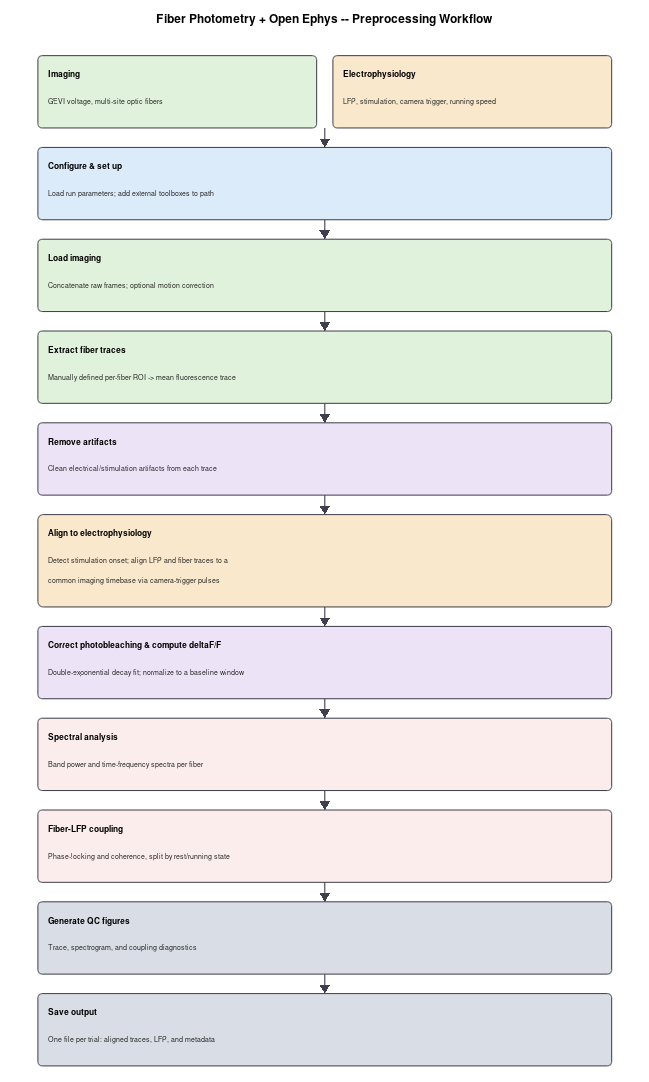
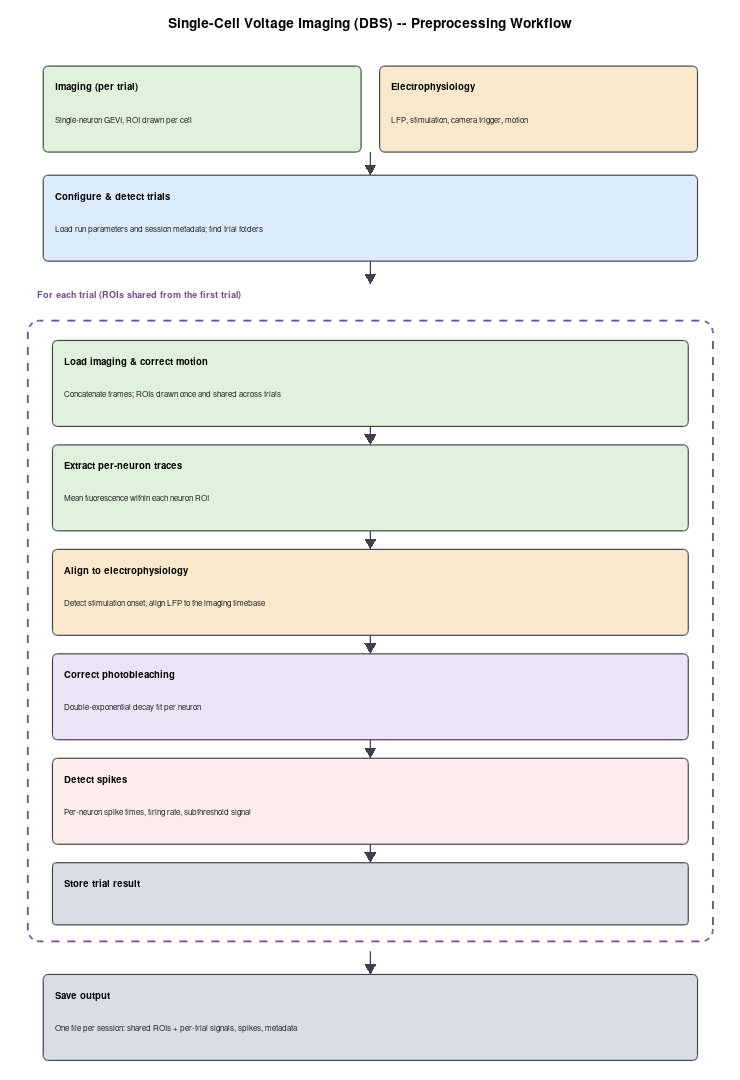

The MATLAB source for these figures, in order:
%% make_workflow_schematics.m
%  Renders the two preprocessing workflow schematics as JPG images.
%  Pure plotting (no toolboxes, no data) -> run and collect the .jpg files.
%
%  Outputs (next to this script):
%    fiber_preprocessing_schematic.jpg
%    cellular_preprocessing_schematic.jpg
%
%  Design: each box's height is derived from its number of body lines (see
%  box()), so text can never overflow its box regardless of content changes.
%  Keep body text to short, one-line-per-step summaries -- this is a
%  workflow overview, not an implementation walkthrough (see each
%  pipeline's own README.md for full detail).

function make_workflow_schematics()
    out_dir = fileparts(mfilename('fullpath'));
    draw_fiber(fullfile(out_dir, 'fiber_preprocessing_schematic.jpg'));
    draw_cellular(fullfile(out_dir, 'cellular_preprocessing_schematic.jpg'));
    fprintf('Done. Wrote 2 JPGs to %s\n', out_dir);
end

% ---------- palette ----------
function c = col(name)
    switch name
        case 'input',   c = [0.86 0.92 0.98];  % light blue
        case 'imaging', c = [0.88 0.95 0.86];  % light green
        case 'ephys',   c = [0.98 0.91 0.80];  % light orange
        case 'proc',    c = [0.93 0.89 0.97];  % light purple
        case 'analysis',c = [0.99 0.93 0.93];  % light red
        case 'output',  c = [0.85 0.87 0.90];  % grey
        case 'edge',    c = [0.25 0.25 0.30];
        otherwise,      c = [0.95 0.95 0.95];
    end
end

% ---------- primitives ----------
function h = box(x, y_top, w, ttl, body_lines, fillname)
%BOX  Draw a box whose height is derived from its content, so text can
%     never overflow. body_lines is a cell array of short strings (one per
%     line); pass {} for a title-only box. Returns the box height so the
%     caller can stack the next box below it.
    TITLE_H  = 0.50;
    LINE_H   = 0.36;
    PAD_TOP  = 0.24;
    PAD_BOT  = 0.20;

    n = numel(body_lines);
    h = PAD_TOP + TITLE_H + n*LINE_H + PAD_BOT;
    y = y_top - h;

    rectangle('Position',[x y w h],'Curvature',0.12,'FaceColor',col(fillname), ...
        'EdgeColor',col('edge'),'LineWidth',1.3);
    text(x+0.20, y_top-PAD_TOP, ttl, 'FontWeight','bold','FontSize',10.5, ...
        'VerticalAlignment','top','Interpreter','none');
    for i = 1:n
        ty = y_top - PAD_TOP - TITLE_H - (i-1)*LINE_H;
        text(x+0.20, ty, body_lines{i}, 'FontSize',9, ...
            'VerticalAlignment','top','Interpreter','none','Color',[0.15 0.15 0.15]);
    end
end

function arrow(x, y1, y2)
    % vertical down arrow from y1 (top) to y2 (bottom)
    annline(x, y1, x, y2);
    hw = 0.10; hh = 0.16;
    patch([x-hw x+hw x], [y2+hh y2+hh y2], col('edge'), 'EdgeColor','none');
end

function annline(x1,y1,x2,y2)
    line([x1 x2],[y1 y2],'Color',col('edge'),'LineWidth',1.4);
end

function newfig(ttl, W, H)
    figure('Color','w','Units','pixels','Position',[60 60 W*95 H*95]);
    axes('Position',[0 0 1 1]); hold on; axis off;
    xlim([0 W]); ylim([0 H]);
    text(W/2, H-0.35, ttl, 'FontWeight','bold','FontSize',15, ...
        'HorizontalAlignment','center','Interpreter','none');
end

function save_jpg(fig_path, y_used, H)
    % Trim unused canvas below the last box before saving.
    ylim([max(y_used-0.3, 0), H]);
    set(gcf,'PaperPositionMode','auto');
    print(gcf, fig_path, '-djpeg', '-r150');
    close(gcf);
    fprintf('  wrote %s\n', fig_path);
end

% ============================================================== FIBER
function draw_fiber(fig_path)
    W = 12; H = 20;
    newfig('Fiber Photometry + Open Ephys -- Preprocessing Workflow', W, H);

    bw = 10.6; bx = 0.7;
    gap = 0.35;
    y = H-1.0;

    % --- inputs: two side-by-side ---
    iw = 5.15;
    h1 = box(bx, y, iw, 'Imaging', {'GEVI voltage, multi-site optic fibers'}, 'imaging');
    box(bx+iw+0.3, y, iw, 'Electrophysiology', {'LFP, stimulation, camera trigger, running speed'}, 'ephys');
    y = y - h1 - gap;

    arrow(bx+bw/2, y+gap, y);

    h = box(bx, y, bw, 'Configure & set up', {'Load run parameters; add external toolboxes to path'}, 'input');
    y = y-h; arrow(bx+bw/2, y, y-gap); y = y-gap;

    h = box(bx, y, bw, 'Load imaging', {'Concatenate raw frames; optional motion correction'}, 'imaging');
    y = y-h; arrow(bx+bw/2, y, y-gap); y = y-gap;

    h = box(bx, y, bw, 'Extract fiber traces', {'Manually defined per-fiber ROI -> mean fluorescence trace'}, 'imaging');
    y = y-h; arrow(bx+bw/2, y, y-gap); y = y-gap;

    h = box(bx, y, bw, 'Remove artifacts', {'Clean electrical/stimulation artifacts from each trace'}, 'proc');
    y = y-h; arrow(bx+bw/2, y, y-gap); y = y-gap;

    h = box(bx, y, bw, 'Align to electrophysiology', ...
        {'Detect stimulation onset; align LFP and fiber traces to a', ...
         'common imaging timebase via camera-trigger pulses'}, 'ephys');
    y = y-h; arrow(bx+bw/2, y, y-gap); y = y-gap;

    h = box(bx, y, bw, 'Correct photobleaching & compute deltaF/F', ...
        {'Double-exponential decay fit; normalize to a baseline window'}, 'proc');
    y = y-h; arrow(bx+bw/2, y, y-gap); y = y-gap;

    h = box(bx, y, bw, 'Spectral analysis', {'Band power and time-frequency spectra per fiber'}, 'analysis');
    y = y-h; arrow(bx+bw/2, y, y-gap); y = y-gap;

    h = box(bx, y, bw, 'Fiber-LFP coupling', ...
        {'Phase-locking and coherence, split by rest/running state'}, 'analysis');
    y = y-h; arrow(bx+bw/2, y, y-gap); y = y-gap;

    h = box(bx, y, bw, 'Generate QC figures', {'Trace, spectrogram, and coupling diagnostics'}, 'output');
    y = y-h; arrow(bx+bw/2, y, y-gap); y = y-gap;

    h = box(bx, y, bw, 'Save output', ...
        {'One file per trial: aligned traces, LFP, and metadata'}, 'output');
    y = y-h;

    save_jpg(fig_path, y, H);
end

% ============================================================== CELLULAR
function draw_cellular(fig_path)
    W = 12; H = 17.5;
    newfig('Single-Cell Voltage Imaging (DBS) -- Preprocessing Workflow', W, H);

    bw = 10.6; bx = 0.7;
    gap = 0.35;
    y = H-1.0;

    iw = 5.15;
    h1 = box(bx, y, iw, 'Imaging (per trial)', {'Single-neuron GEVI, ROI drawn per cell'}, 'imaging');
    box(bx+iw+0.3, y, iw, 'Electrophysiology', {'LFP, stimulation, camera trigger, motion'}, 'ephys');
    y = y - h1 - gap;
    arrow(bx+bw/2, y+gap, y);

    h = box(bx, y, bw, 'Configure & detect trials', ...
        {'Load run parameters and session metadata; find trial folders'}, 'input');
    y = y-h; arrow(bx+bw/2, y, y-gap); y = y-gap;

    % --- per-trial loop frame: reserve a dedicated label band above the
    %     dashed border, rather than relying on clearance above the border
    %     line (which let the label text touch it) ---
    label_h = 0.55;
    text(bx-0.1, y-0.08, 'For each trial (ROIs shared from the first trial)', ...
        'FontWeight','bold','FontSize',10,'Color',[0.45 0.30 0.55], ...
        'VerticalAlignment','top','Interpreter','none');
    loop_top = y - label_h;
    yt = loop_top - 0.30;

    yt2 = box(bx+0.15, yt, bw-0.3, 'Load imaging & correct motion', ...
        {'Concatenate frames; ROIs drawn once and shared across trials'}, 'imaging');
    yt = yt - yt2; arrow(bx+bw/2, yt, yt-0.28); yt = yt-0.28;

    yt2 = box(bx+0.15, yt, bw-0.3, 'Extract per-neuron traces', ...
        {'Mean fluorescence within each neuron ROI'}, 'imaging');
    yt = yt - yt2; arrow(bx+bw/2, yt, yt-0.28); yt = yt-0.28;

    yt2 = box(bx+0.15, yt, bw-0.3, 'Align to electrophysiology', ...
        {'Detect stimulation onset; align LFP to the imaging timebase'}, 'ephys');
    yt = yt - yt2; arrow(bx+bw/2, yt, yt-0.28); yt = yt-0.28;

    yt2 = box(bx+0.15, yt, bw-0.3, 'Correct photobleaching', ...
        {'Double-exponential decay fit per neuron'}, 'proc');
    yt = yt - yt2; arrow(bx+bw/2, yt, yt-0.28); yt = yt-0.28;

    yt2 = box(bx+0.15, yt, bw-0.3, 'Detect spikes', ...
        {'Per-neuron spike times, firing rate, subthreshold signal'}, 'analysis');
    yt = yt - yt2; arrow(bx+bw/2, yt, yt-0.28); yt = yt-0.28;

    yt2 = box(bx+0.15, yt, bw-0.3, 'Store trial result', {}, 'output');
    yt = yt - yt2;

    loop_h = loop_top - yt + 0.25;
    rectangle('Position',[bx-0.25 (loop_top-loop_h) bw+0.5 loop_h], ...
        'Curvature',0.04,'EdgeColor',[0.45 0.30 0.55],'LineWidth',2.0,'LineStyle','--');

    y = loop_top - loop_h - 0.15;
    arrow(bx+bw/2, y, y-gap); y = y-gap;

    h = box(bx, y, bw, 'Save output', ...
        {'One file per session: shared ROIs + per-trial signals, spikes, metadata'}, 'output');
    y = y-h;

    save_jpg(fig_path, y, H);
end
